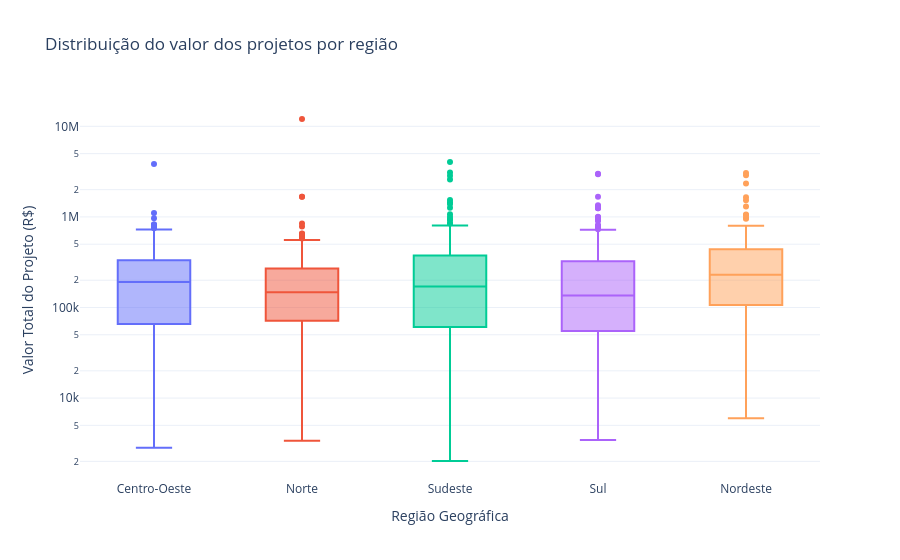

The notebook cell this image was saved under:
### Markdown cell above
Por fim, comparar o **valor total investido por região** (não só a contagem de projetos) mostra se a liderança em número de projetos também se traduz em liderança financeira.

### Code cell
fig = px.box(
    df, x='Região Geográfica', y='Valor Total do Projeto (R$)',
    title='Distribuição do valor dos projetos por região',
    log_y=True, color='Região Geográfica',
)
fig.update_layout(showlegend=False)
fig.show()

### Figure 1 — Plotly figure (JSON) as saved in the notebook; plotly's stock layout.template omitted (floating-point values rounded to 4 significant figures; data arrays with more than 128 entries replaced by an {"elided": "..."} marker saying what was removed)
{"data": [{"alignmentgroup": "True", "hovertemplate": "Região Geográfica=%{x}<br>Valor Total do Projeto (R$)=%{y}<extra></extra>", "legendgroup": "Centro-Oeste", "marker": {"color": "#636efa"}, "name": "Centro-Oeste", "notched": false, "offsetgroup": "Centro-Oeste", "orientation": "v", "showlegend": true, "type": "box", "x": {"elided": "199 str values"}, "x0": " ", "xaxis": "x", "y": {"elided": "199 float values"}, "y0": " ", "yaxis": "y"}, {"alignmentgroup": "True", "hovertemplate": "Região Geográfica=%{x}<br>Valor Total do Projeto (R$)=%{y}<extra></extra>", "legendgroup": "Norte", "marker": {"color": "#EF553B"}, "name": "Norte", "notched": false, "offsetgroup": "Norte", "orientation": "v", "showlegend": true, "type": "box", "x": {"elided": "260 str values"}, "x0": " ", "xaxis": "x", "y": {"elided": "260 float values"}, "y0": " ", "yaxis": "y"}, {"alignmentgroup": "True", "hovertemplate": "Região Geográfica=%{x}<br>Valor Total do Projeto (R$)=%{y}<extra></extra>", "legendgroup": "Sudeste", "marker": {"color": "#00cc96"}, "name": "Sudeste", "notched": false, "offsetgroup": "Sudeste", "orientation": "v", "showlegend": true, "type": "box", "x": {"elided": "413 str values"}, "x0": " ", "xaxis": "x", "y": {"elided": "413 float values"}, "y0": " ", "yaxis": "y"}, {"alignmentgroup": "True", "hovertemplate": "Região Geográfica=%{x}<br>Valor Total do Projeto (R$)=%{y}<extra></extra>", "legendgroup": "Sul", "marker": {"color": "#ab63fa"}, "name": "Sul", "notched": false, "offsetgroup": "Sul", "orientation": "v", "showlegend": true, "type": "box", "x": {"elided": "311 str values"}, "x0": " ", "xaxis": "x", "y": {"elided": "311 float values"}, "y0": " ", "yaxis": "y"}, {"alignmentgroup": "True", "hovertemplate": "Região Geográfica=%{x}<br>Valor Total do Projeto (R$)=%{y}<extra></extra>", "legendgroup": "Nordeste", "marker": {"color": "#FFA15A"}, "name": "Nordeste", "notched": false, "offsetgroup": "Nordeste", "orientation": "v", "showlegend": true, "type": "box", "x": {"elided": "312 str values"}, "x0": " ", "xaxis": "x", "y": {"elided": "312 float values"}, "y0": " ", "yaxis": "y"}], "layout": {"boxmode": "overlay", "legend": {"title": {"text": "Região Geográfica"}, "tracegroupgap": 0}, "showlegend": false, "title": {"text": "Distribuição do valor dos projetos por região"}, "xaxis": {"anchor": "y", "categoryarray": ["Centro-Oeste", "Norte", "Sudeste", "Sul", "Nordeste"], "categoryorder": "array", "domain": [0, 1], "title": {"text": "Região Geográfica"}}, "yaxis": {"anchor": "x", "domain": [0, 1], "title": {"text": "Valor Total do Projeto (R$)"}, "type": "log"}}}
